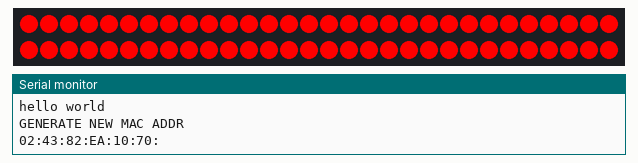
This sketch was run on a simulated Arduino Nano, built for the host (arithmetic inside an expression is 32-bit, double 64-bit). Shown: 60 RGB LEDs in strip order, left to right, continuing on the next row, the last lines printed to the serial monitor. WiFi joins after 1.5 s; servers stay silent unless stated; random numbers use the default seed unless the sketch sets one.

Above: at 0.1 s.
At 1.0 s:
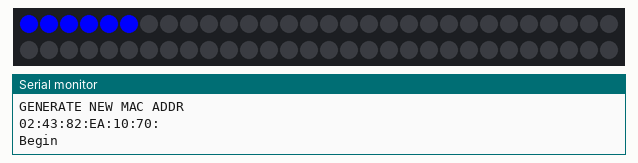
At 1.6 s:
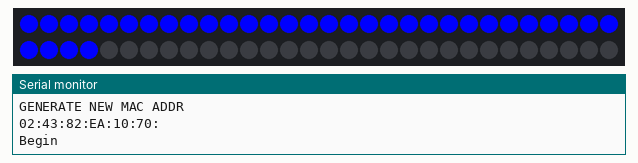
At 2.2 s:
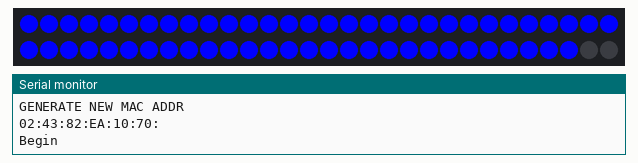
At 3.1 s:
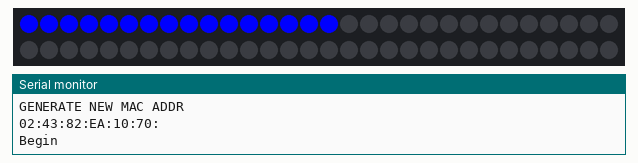

The sketch:

UDPPixelStreamer.ino
```cpp
/*
 * UIPEthernet TCPServer example.
 *
 * UIPEthernet is a TCP/IP stack that can be used with a enc28j60 based
 * Ethernet-shield.
 *
 * UIPEthernet uses the fine uIP stack by Adam Dunkels <adam@sics.se>
 *
 *      -----------------
 *
 * This Hello World example sets up a server at 192.168.1.6 on port 1000.
 * Telnet here to access the service.  The uIP stack will also respond to
 * pings to test if you have successfully established a TCP connection to
 * the Arduino.
 *
 * This example was based upon uIP hello-world by Adam Dunkels <adam@sics.se>
 * Ported to the Arduino IDE by Adam Nielsen <malvineous@shikadi.net>
 * Adaption to Enc28J60 by Norbert Truchsess <norbert.truchsess@t-online.de>
 */

#define SERIAL_DEBUG 1


#include <Ethernet.h>
#include <EthernetUdp.h>
#include <EEPROM.h>
#define FASTLED_INTERNAL
#include <FastLED.h>

#define NUM_LEDS 60
#define DATA_PIN 6

char packetBuffer[NUM_LEDS*3];
CRGB leds[NUM_LEDS];

EthernetUDP Udp;

uint16_t msg_counter = 0;
// Local mac address, initialiser can be removed (when using initMacAddress)
uint8_t mac[6] = {0x00,0x01,0x02,0x03,0x04,0x05};

// https://arduino.stackexchange.com/a/60174
void initMacAddress() {
  // Rather than having a fixed MAC address for an Arduino sketch,
  // this implements a different, random address which is persistant
  // by storing it to EEPROM (which only works when EEPROM is available).

  // Here the MAC ADDRESS IS LOCATED AT ADDRESS 0 OF THE EEPROM
  for(int i=0;i<6;i++) {
    mac[i]=EEPROM[i];
  }

  // Generating a new MAC address if the address found is not locally
  // Administrated.  This test requires that the 2 lower bits of the first
  // byte are equal to "2" (bits 1 and 0).
  // Normally it is only required that bit 1 is "1", but checking bit 0 for a 0
  // allows to detect an uninitialized EEPROM.
  if((mac[0]&0x03)!=2) { // Is this a locally administered address?
    // No a locally managed address, generate random address and store it.
    #ifdef SERIAL_DEBUG
      Serial.println("GENERATE NEW MAC ADDR");
    #endif
    randomSeed(analogRead(A7));
    for(int i=0;i<6;i++) {
      mac[i]=random(256);
      if(i==0) {mac[0]&=0xFC;mac[0]|=0x2;} // Make locally administered address

      EEPROM.update(i,mac[i]);

      #ifdef SERIAL_DEBUG
        if(mac[i]<10) {Serial.print('0');}  // Print two digets
        Serial.print(mac[i],HEX);Serial.print(":");
      #endif
    }
    #ifdef SERIAL_DEBUG
      Serial.println();
    #endif
    flash(0, 200);
    flash(0, 200);
  } else {
    #ifdef SERIAL_DEBUG
        Serial.println("mac grabbed from eeprom");
        for (int i=0;i<6;i++) {
          if(mac[i]<10) {Serial.print('0');}
          Serial.print(mac[i],HEX);Serial.print(":");
        }
        Serial.println();
    #endif
    flash(0, 400);
  }
}

void flash(uint8_t index, uint16_t milliseconds) {
  for (uint8_t i=0;i<NUM_LEDS;i++) {
    leds[i] = 0xff0000;
  }
  FastLED.show();
  delay(milliseconds);
  for (uint8_t i=0;i<NUM_LEDS;i++) {
    leds[i] = 0x000000;
  }
  FastLED.show();
  delay(milliseconds);
}

void setup() {
  #ifdef SERIAL_DEBUG
    Serial.begin(9600);
    Serial.println("hello world");
   #endif


  FastLED.addLeds<NEOPIXEL, DATA_PIN>(leds, NUM_LEDS);

  initMacAddress();

  #ifdef SERIAL_DEBUG
    Serial.println("Begin");
   #endif
  for (uint8_t i=0; i<NUM_LEDS; i++) {
    leds[i] = 0x0000ff;
    FastLED.show();
    delay(20);
  }
  for (uint8_t i=NUM_LEDS; i; i--) {
    leds[i-1] = 0;
    FastLED.show();
    delay(20);
  }

  Ethernet.begin(mac);
    #ifdef SERIAL_DEBUG
      Serial.println("Begun");
      Serial.println(Ethernet.localIP());
    #endif

 //  Check for Ethernet hardware present
  if (Ethernet.hardwareStatus() == EthernetNoHardware) {
    #ifdef SERIAL_DEBUG
      Serial.println("Ethernet shield was not found.  Sorry, can't run without hardware. :(");
    #endif
    while (true) {
      flash(0, 2000); // do nothing, no point running without Ethernet hardware
    }
  }
  while (Ethernet.linkStatus() == LinkOFF) {
    #ifdef SERIAL_DEBUG
      Serial.println("Ethernet cable is not connected.");
    #endif
    flash(0, 200);
  }
  for (uint8_t i=0; i<NUM_LEDS; i++) {
//    leds[i] = 0x00ff00;
//    FastLED.show();
    delay(20);
  }
  for (uint8_t i=NUM_LEDS-1; i; i++) {
//    leds[i] = 0;
//    FastLED.show();
    delay(20);
  }
  Udp.begin(2700);
}

void loop() {
  Ethernet.maintain();

  int packetSize = Udp.parsePacket();
  char re[3] = {0x00, 0x00, 0x00};
  if (packetSize > 0) {
      Udp.read(packetBuffer, NUM_LEDS*3);
      if (packetSize == 3){
        switch ((uint8_t)packetBuffer[0]) {
          case 0xAA:
              re[0] = 0xBB;
              break;
          case 0xCC:
              re[0] = 0xCC;
              re[1] = highByte(msg_counter);
              re[2] = lowByte(msg_counter);
              msg_counter = 0;
              break;
        }
        if((uint8_t)re[0] != 0x00){
          #ifdef SERIAL_DEBUG
            Serial.println("Responding");
          #endif
          Udp.beginPacket(Udp.remoteIP(),Udp.remotePort());
          Udp.write((const char*)&re, 3);
          Udp.endPacket();
        }
      } else if (packetSize == NUM_LEDS*3) {
          #ifdef SERIAL_DEBUG
            Serial.println("Showing Strip");
          #endif
            msg_counter++;
//            uint32_t states = 0;
//            for (uint8_t i=0;i<NUM_LEDS; i++) {
//              leds[i].r = packetBuffer[i*3];
//              leds[i].g = packetBuffer[i*3+1];
//              leds[i].b = packetBuffer[i*3+2];
//            }
            memmove( &leds[0], &packetBuffer[0], NUM_LEDS * sizeof( CRGB) );  // no need if it's in the same place!
            FastLED.show();
            Serial.println(leds[0]);
            Serial.println(leds[1]);
            Serial.println(leds[2]);
      } else {
          #ifdef SERIAL_DEBUG
            Serial.print("Unexpected Packet Size: ");
            Serial.println(packetSize);
            Serial.print("Expected 3 or ");
            Serial.println(NUM_LEDS*3);
          #endif
      }

  } else {
    #ifdef SERIAL_DEBUG
      Serial.print(".");
    #endif
  }

  delay(10);
}
```
